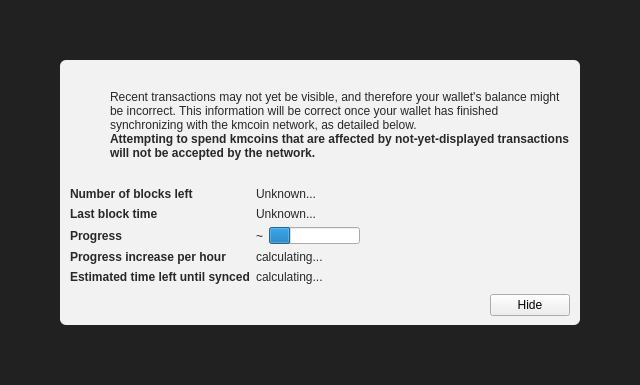
<?xml version="1.0" encoding="UTF-8"?>
<ui version="4.0">
 <class>ModalOverlay</class>
 <widget class="ModalOverlay" name="ModalOverlay">
  <property name="geometry">
   <rect>
    <x>0</x>
    <y>0</y>
    <width>640</width>
    <height>385</height>
   </rect>
  </property>
  <property name="windowTitle">
   <string>Form</string>
  </property>
  <layout class="QVBoxLayout" name="verticalLayout" stretch="0">
   <property name="sizeConstraint">
    <enum>QLayout::SetDefaultConstraint</enum>
   </property>
   <property name="leftMargin">
    <number>0</number>
   </property>
   <property name="topMargin">
    <number>0</number>
   </property>
   <property name="rightMargin">
    <number>0</number>
   </property>
   <property name="bottomMargin">
    <number>0</number>
   </property>
   <item>
    <widget class="QWidget" name="bgWidget" native="true">
     <property name="styleSheet">
      <string notr="true">#bgWidget { background: rgba(0,0,0,220); }</string>
     </property>
     <layout class="QVBoxLayout" name="verticalLayoutMain" stretch="1">
      <property name="leftMargin">
       <number>60</number>
      </property>
      <property name="topMargin">
       <number>60</number>
      </property>
      <property name="rightMargin">
       <number>60</number>
      </property>
      <property name="bottomMargin">
       <number>60</number>
      </property>
      <item>
       <widget class="QWidget" name="contentWidget" native="true">
        <property name="styleSheet">
         <string notr="true">#contentWidget { background: rgba(255,255,255,240); border-radius: 6px; }

QLabel { color: rgb(40,40,40);  }</string>
        </property>
        <layout class="QVBoxLayout" name="verticalLayoutSub" stretch="1,0,0,0">
         <property name="spacing">
          <number>0</number>
         </property>
         <property name="leftMargin">
          <number>10</number>
         </property>
         <property name="topMargin">
          <number>10</number>
         </property>
         <property name="rightMargin">
          <number>10</number>
         </property>
         <property name="bottomMargin">
          <number>10</number>
         </property>
         <item>
          <layout class="QHBoxLayout" name="horizontalLayoutIconText" stretch="0,1">
           <property name="topMargin">
            <number>20</number>
           </property>
           <item>
            <layout class="QVBoxLayout" name="verticalLayoutIcon">
             <property name="leftMargin">
              <number>0</number>
             </property>
             <item>
              <widget class="QPushButton" name="warningIcon">
               <property name="enabled">
                <bool>false</bool>
               </property>
               <property name="text">
                <string/>
               </property>
               <property name="icon">
                <iconset>
                 <normaloff>:/icons/warning</normaloff>
                 <disabledoff>:/icons/warning</disabledoff>:/icons/warning</iconset>
               </property>
               <property name="iconSize">
                <size>
                 <width>48</width>
                 <height>48</height>
                </size>
               </property>
               <property name="flat">
                <bool>true</bool>
               </property>
              </widget>
             </item>
             <item>
              <spacer name="verticalSpacerWarningIcon">
               <property name="orientation">
                <enum>Qt::Vertical</enum>
               </property>
               <property name="sizeHint" stdset="0">
                <size>
                 <width>20</width>
                 <height>40</height>
                </size>
               </property>
              </spacer>
             </item>
            </layout>
           </item>
           <item>
            <layout class="QVBoxLayout" name="verticalLayoutInfoText">
             <property name="leftMargin">
              <number>0</number>
             </property>
             <property name="topMargin">
              <number>0</number>
             </property>
             <item>
              <widget class="QLabel" name="infoText">
               <property name="text">
                <string>Recent transactions may not yet be visible, and therefore your wallet's balance might be incorrect. This information will be correct once your wallet has finished synchronizing with the kmcoin network, as detailed below.</string>
               </property>
               <property name="textFormat">
                <enum>Qt::RichText</enum>
               </property>
               <property name="wordWrap">
                <bool>true</bool>
               </property>
              </widget>
             </item>
             <item>
              <widget class="QLabel" name="infoTextStrong">
               <property name="font">
                <font>
                 <weight>75</weight>
                 <bold>true</bold>
                </font>
               </property>
               <property name="text">
                <string>Attempting to spend kmcoins that are affected by not-yet-displayed transactions will not be accepted by the network.</string>
               </property>
               <property name="textFormat">
                <enum>Qt::RichText</enum>
               </property>
               <property name="wordWrap">
                <bool>true</bool>
               </property>
              </widget>
             </item>
             <item>
              <spacer name="verticalSpacerInTextSpace">
               <property name="orientation">
                <enum>Qt::Vertical</enum>
               </property>
               <property name="sizeHint" stdset="0">
                <size>
                 <width>20</width>
                 <height>40</height>
                </size>
               </property>
              </spacer>
             </item>
            </layout>
           </item>
          </layout>
         </item>
         <item>
          <spacer name="verticalSpacerAfterText">
           <property name="orientation">
            <enum>Qt::Vertical</enum>
           </property>
           <property name="sizeHint" stdset="0">
            <size>
             <width>20</width>
             <height>40</height>
            </size>
           </property>
          </spacer>
         </item>
         <item>
          <layout class="QFormLayout" name="formLayout">
           <property name="fieldGrowthPolicy">
            <enum>QFormLayout::FieldsStayAtSizeHint</enum>
           </property>
           <property name="horizontalSpacing">
            <number>6</number>
           </property>
           <property name="verticalSpacing">
            <number>6</number>
           </property>
           <property name="topMargin">
            <number>10</number>
           </property>
           <item row="0" column="0">
            <widget class="QLabel" name="labelNumberOfBlocksLeft">
             <property name="font">
              <font>
               <weight>75</weight>
               <bold>true</bold>
              </font>
             </property>
             <property name="text">
              <string>Number of blocks left</string>
             </property>
            </widget>
           </item>
           <item row="0" column="1">
            <widget class="QLabel" name="numberOfBlocksLeft">
             <property name="text">
              <string>Unknown...</string>
             </property>
            </widget>
           </item>
           <item row="1" column="0">
            <widget class="QLabel" name="labelLastBlockTime">
             <property name="font">
              <font>
               <weight>75</weight>
               <bold>true</bold>
              </font>
             </property>
             <property name="text">
              <string>Last block time</string>
             </property>
            </widget>
           </item>
           <item row="1" column="1">
            <widget class="QLabel" name="newestBlockDate">
             <property name="sizePolicy">
              <sizepolicy hsizetype="Maximum" vsizetype="Preferred">
               <horstretch>0</horstretch>
               <verstretch>0</verstretch>
              </sizepolicy>
             </property>
             <property name="text">
              <string>Unknown...</string>
             </property>
            </widget>
           </item>
           <item row="2" column="0">
            <widget class="QLabel" name="labelSyncDone">
             <property name="font">
              <font>
               <weight>75</weight>
               <bold>true</bold>
              </font>
             </property>
             <property name="text">
              <string>Progress</string>
             </property>
            </widget>
           </item>
           <item row="2" column="1">
            <layout class="QHBoxLayout" name="horizontalLayoutSync" stretch="0,1">
             <item>
              <widget class="QLabel" name="percentageProgress">
               <property name="text">
                <string notr="true">~</string>
               </property>
              </widget>
             </item>
             <item>
              <widget class="QProgressBar" name="progressBar">
               <property name="value">
                <number>24</number>
               </property>
               <property name="format">
                <string/>
               </property>
              </widget>
             </item>
            </layout>
           </item>
           <item row="4" column="0">
            <widget class="QLabel" name="labelProgressIncrease">
             <property name="font">
              <font>
               <weight>75</weight>
               <bold>true</bold>
              </font>
             </property>
             <property name="text">
              <string>Progress increase per hour</string>
             </property>
            </widget>
           </item>
           <item row="4" column="1">
            <widget class="QLabel" name="progressIncreasePerH">
             <property name="text">
              <string>calculating...</string>
             </property>
            </widget>
           </item>
           <item row="5" column="0">
            <widget class="QLabel" name="labelEstimatedTimeLeft">
             <property name="font">
              <font>
               <weight>75</weight>
               <bold>true</bold>
              </font>
             </property>
             <property name="text">
              <string>Estimated time left until synced</string>
             </property>
            </widget>
           </item>
           <item row="5" column="1">
            <widget class="QLabel" name="expectedTimeLeft">
             <property name="text">
              <string>calculating...</string>
             </property>
            </widget>
           </item>
          </layout>
         </item>
         <item>
          <layout class="QHBoxLayout" name="horizontalLayoutButtons">
           <property name="leftMargin">
            <number>10</number>
           </property>
           <property name="topMargin">
            <number>10</number>
           </property>
           <item>
            <spacer name="horizontalSpacer">
             <property name="orientation">
              <enum>Qt::Horizontal</enum>
             </property>
             <property name="sizeHint" stdset="0">
              <size>
               <width>40</width>
               <height>20</height>
              </size>
             </property>
            </spacer>
           </item>
           <item>
            <widget class="QPushButton" name="closeButton">
             <property name="text">
              <string>Hide</string>
             </property>
            </widget>
           </item>
          </layout>
         </item>
        </layout>
       </widget>
      </item>
     </layout>
    </widget>
   </item>
  </layout>
 </widget>
 <customwidgets>
  <customwidget>
   <class>ModalOverlay</class>
   <extends>QWidget</extends>
   <header>modaloverlay.h</header>
   <container>1</container>
  </customwidget>
 </customwidgets>
 <resources/>
 <connections/>
</ui>
